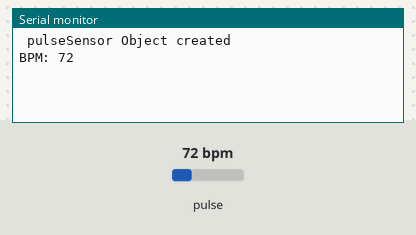
The sketch below on a simulated Arduino Uno, built with avr-gcc and run on an emulated ATmega328P. Parts: the last lines printed to the serial monitor. The inputs (shaded band) are chosen by the test bench; at power-on: pulse 72 bpm.

Above: at 1.2 s.
1.3 s: pulse set to 42 bpm
At 2.7 s:
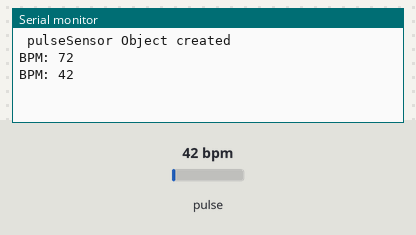
2.8 s: pulse set to 70 bpm
At 3.9 s:
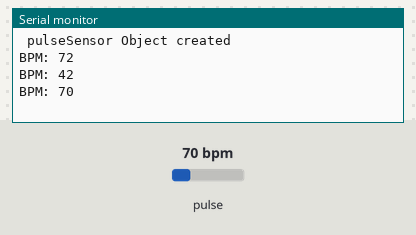
Timing chart, 0 to 5.8 s (numbered marks = the images above; inputs shaded):
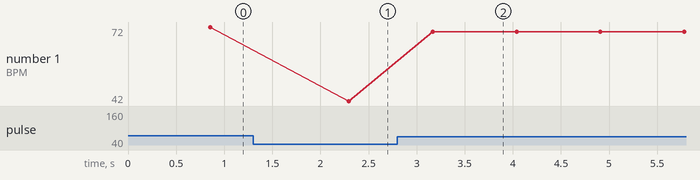

The sketch:

BPM_Monitor_Device.ino
```cpp
#define USE_ARDUINO_INTERRUPTS true // Set-up low-level interrupts for most acurate BPM math.
#include <PulseSensorPlayground.h> // Includes the PulseSensorPlayground Library.

//#include <Wire.h>
//#include <LCD.h>
//#include <LiquidCrystal_I2C.h>


// Variables
// declares the pins for the LCD screen
//#define I2C_ADDR          0x27        //Define I2C Address where the PCF8574A is
//#define BACKLIGHT_PIN      3
//#define En_pin             2
//#define Rw_pin             1
//#define Rs_pin             0
//#define D4_pin             4
//#define D5_pin             5
//#define D6_pin             6
//#define D7_pin             7
//
//LiquidCrystal_I2C      lcd(I2C_ADDR, En_pin,Rw_pin,Rs_pin,D4_pin,D5_pin,D6_pin,D7_pin);

const int pulseWire = A0; // pulse sensor purple wire connected to analogue pin A0
const int buzzerPin = 9;  // buzzer connected to output pin 3
const int LED = 4 ;       // LED connected to output pin 5
int threshold = 500; // Signal that are read as an actual beat vs which signals to ignore


// Creates an instance of the PulseSensorPlayground object called "pulseSensor"
PulseSensorPlayground pulseSensor;

//


// code to be run once
void setup() {

  Serial.begin(115200); // For Serial Monitor

//  //Define the LCD as 16 column by 2 rows
//    lcd.begin (16,2);
//
//    //Switch on the backlight
//    lcd.setBacklightPin(BACKLIGHT_PIN,POSITIVE);
//    lcd.setBacklight(HIGH);
//
//    //goto first column (column 0) and first line (Line 0)
//    lcd.setCursor(5,0);
//
//    //Print at cursor Location
//    lcd.print("BPM");
//
//    //goto first column (column 0) and second line (line 1)
//    lcd.setCursor(3,1);
//    lcd.print("Monitor");
//
//    delay(2000)
//    lcd.clear()


  // Configure the PulseSensor object, by assigning our variables to it.
  pulseSensor.analogInput(pulseWire);
  pulseSensor.setThreshold(threshold);

  // Double-check the "pulseSensor" object was created and "began" seeing a signal.
  if (pulseSensor.begin()) {
    Serial.println(" pulseSensor Object created "); //This prints one time at A power-up, or on Arduino reset.


  }
}

void loop() {


  int myBPM = pulseSensor.getBeatsPerMinute(); // Calls function on our pulseSensor object that returns BPM as an "int".
  // "myBPM" hold this BPM value now.
  if (pulseSensor.sawStartOfBeat()) { // Constantly test to see if "a beat happened".
    Serial.print("BPM: "); // Print phrase "BPM: "
    Serial.println(myBPM); // Print the value inside of myBPM.


if (myBPM > 100 ){
  digitalWrite(LED,HIGH);
  digitalWrite(buzzerPin,HIGH);
  delay(250);
  digitalWrite(LED,LOW);
  digitalWrite(buzzerPin,LOW);


}
else {
  digitalWrite(LED,LOW);
  digitalWrite(buzzerPin,LOW);
}

  }


//  // set the cursor to column 0, line 1
//  // (note: line 1 is the second row, since counting begins with 0):
//  lcd.setCursor(3, 1);
//  lcd.print(myBPM);


  delay(20); // delay the code by 20 ms
}
```

Measured:
- after the input at 1.3 s, the serial monitor: prints a new line after 0.99 s (image 1)
- after the input at 2.8 s, the serial monitor: prints a new line after 0.37 s (image 2)
- plotted number 1: 72 → 42 after the input at 1.3 s, 42 → 70 after the input at 2.8 s
